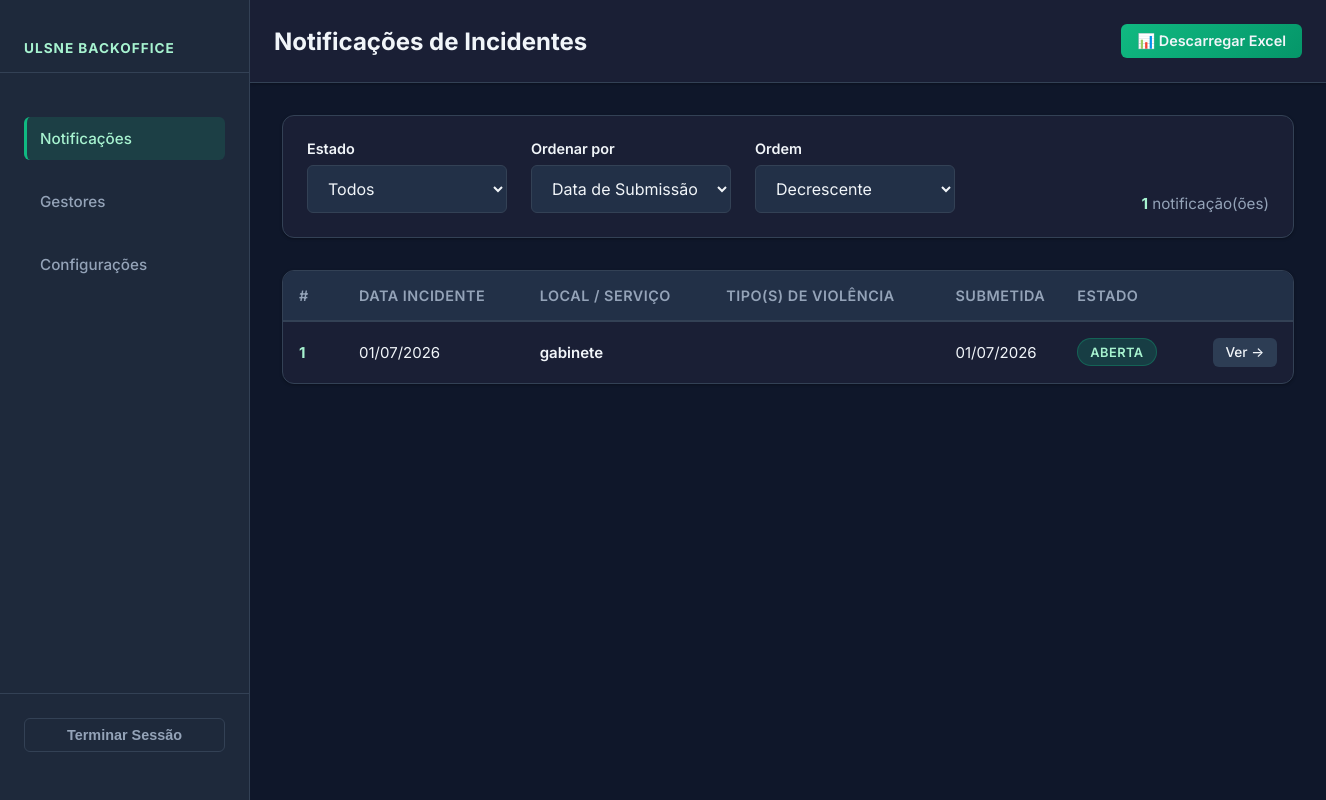
The page /admin/notificacoes (signed in) on the database as committed earlier.
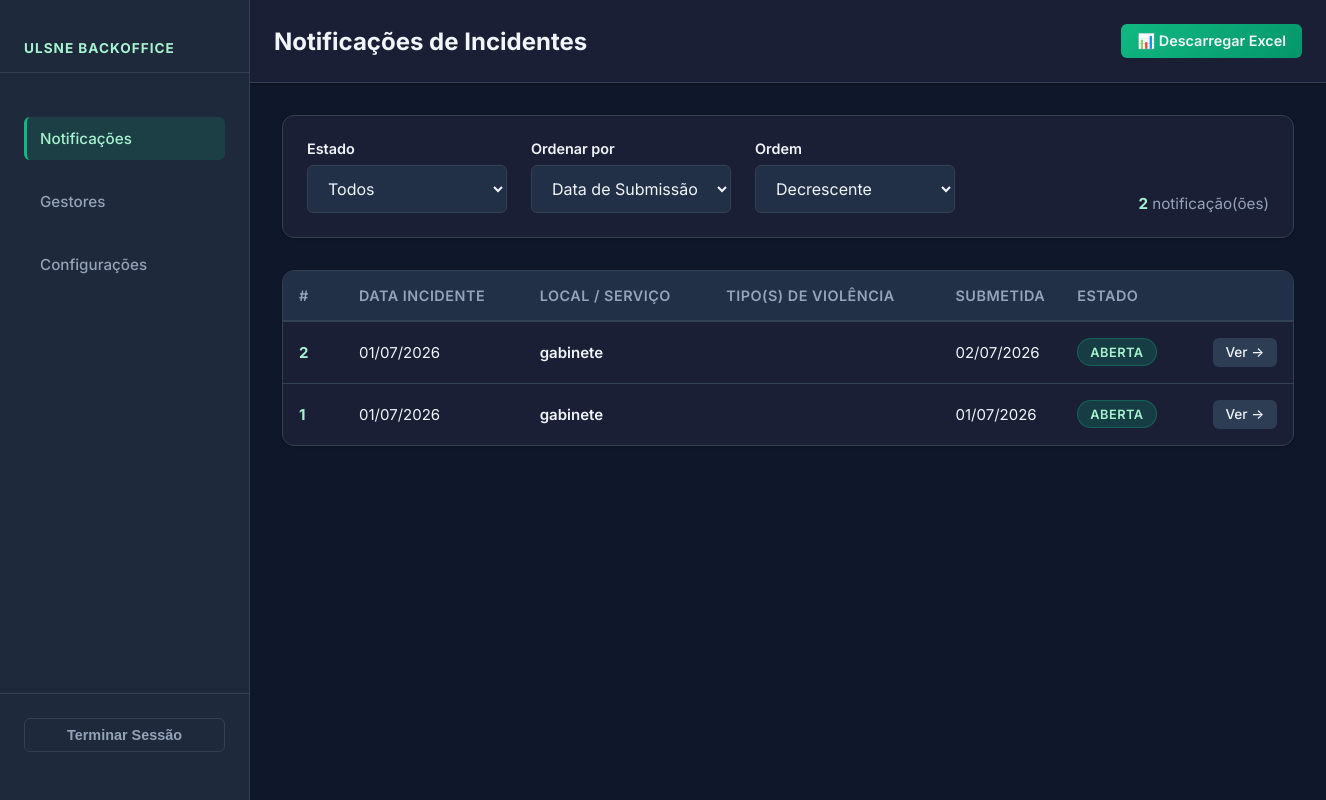
The same page on the database as committed later.
### app/models.py (models this page shows, shortened)
class Notification(db.Model):
    __tablename__ = 'notifications'
    id = db.Column(db.Integer, primary_key=True)
    token = db.Column(db.String(36), unique=True, nullable=False, default=lambda: str(uuid.uuid4()))
    status = db.Column(db.String(20), nullable=False, default=STATUS_ABERTA)
    unidade_local = db.Column(db.String(200), nullable=False)
    servico = db.Column(db.String(200), nullable=True)
    quem_notifica = db.Column(db.String(50), nullable=False)  # 'proprio', 'outro'
    quem_notifica_outro = db.Column(db.String(200), nullable=True)
    eh_anonimo = db.Column(db.Boolean, default=True)
    nome_notificante = db.Column(db.String(200), nullable=True)
    contacto_notificante = db.Column(db.String(200), nullable=True)
    data_notificacao = db.Column(db.Date, nullable=False)
    data_incidente = db.Column(db.DateTime, nullable=False)
    local_incidente = db.Column(db.String(50), nullable=False)
    local_incidente_outro = db.Column(db.String(200), nullable=True)
    tipos_incidente = db.Column(db.String(500), nullable=False)  # CSV
    tipos_incidente_outro = db.Column(db.String(200), nullable=True)
    tipo_vitima = db.Column(db.String(50), nullable=False)
    categoria_profissional = db.Column(db.String(50), nullable=True)
    nome_vitima = db.Column(db.String(200), nullable=True)
    tipo_agressor = db.Column(db.String(50), nullable=False)
    numero_agressores = db.Column(db.Integer, nullable=True)
    identidade_conhecida = db.Column(db.String(50), nullable=True)  # 'sim', 'nao'
    nome_agressor = db.Column(db.String(200), nullable=True)
    danos_fisicos = db.Column(db.String(50), nullable=True)  # 'sim', 'nao', 'desconhecido'
    impacto_psicologico = db.Column(db.String(50), nullable=True)
    assistencia_medica = db.Column(db.String(50), nullable=True)
    intervencao_autoridades = db.Column(db.String(50), nullable=True)
    quem_foi_informado = db.Column(db.String(500), nullable=True)  # CSV
    quem_informado_outro = db.Column(db.String(200), nullable=True)
    medidas_aplicadas = db.Column(db.String(500), nullable=True)  # CSV
    medidas_outro = db.Column(db.String(200), nullable=True)
    existem_testemunhas = db.Column(db.String(50), nullable=True)
    descricao_testemunhas = db.Column(db.Text, nullable=True)
    descricao = db.Column(db.Text, nullable=False)
    risco_repeticao = db.Column(db.String(50), nullable=True)  # 'sim', 'nao', 'nao_sei'
    agressor_contacto = db.Column(db.String(50), nullable=True)
    created_at = db.Column(db.DateTime, default=datetime.utcnow)
    updated_at = db.Column(db.DateTime, default=datetime.utcnow, onupdate=datetime.utcnow)
    comments = db.relationship('Comment', backref='notification', lazy=True, order_by='Comment.created_at')
    @property
    def status_label(self):
        return STATUS_LABELS.get(self.status, self.status)

### app/routes/backoffice.py (the view)
@bp.route('/notificacoes')
@login_required
def notifications():
    status_filter = request.args.get('status', '')
    sort = request.args.get('sort', 'created_at')
    order = request.args.get('order', 'desc')
    query = Notification.query
    if status_filter:
        query = query.filter_by(status=status_filter)
    col = getattr(Notification, sort, Notification.created_at)
    if order == 'asc':
        query = query.order_by(col.asc())
    else:
        query = query.order_by(col.desc())
    notifications = query.all()
    return render_template(
        'admin/notifications.html',
        notifications=notifications,
        status_filter=status_filter,
        sort=sort,
        order=order,
        status_labels=STATUS_LABELS,
    )

### app/__init__.py (called while the page is built)
@login_manager.user_loader
def load_user(user_id):
    return User.query.get(int(user_id))

def create_app():
    app = Flask(__name__, instance_relative_config=True)
    app.config.from_object(Config)
    db.init_app(app)
    login_manager.init_app(app)
    csrf.init_app(app)
    from .routes.public import bp as public_bp
    from .routes.auth import bp as auth_bp
    from .routes.backoffice import bp as backoffice_bp
    from .routes.users import bp as users_bp
    from .routes.settings import bp as settings_bp
    app.register_blueprint(public_bp)
    app.register_blueprint(auth_bp)
    app.register_blueprint(backoffice_bp)
    app.register_blueprint(users_bp)
    app.register_blueprint(settings_bp)
    from datetime import datetime
    @app.context_processor
    def inject_now():
        return {'now': datetime.utcnow()}
    with app.app_context():
        db.create_all()
        _seed_admin()
    return app

### app/templates/admin/notifications.html (shortened to what this page needs)
{% extends "admin/base_admin.html" %}
{% block topbar %}
  <h2 class="topbar-title">Notificações de Incidentes</h2>
  <div class="topbar-actions">
    <a href="{{ url_for('backoffice.export_excel', status=status_filter) }}" class="btn btn-primary btn-sm" title="Exportar para Excel">
      📊 Descarregar Excel
    </a>
  </div>
{% endblock %}
{% block content %}
<div class="toolbar">
  <form method="GET" class="filter-form">
    <div class="filter-group">
      <label>Estado</label>
      <select name="status" class="form-control select" onchange="this.form.submit()">
        <option value="">Todos</option>
      </select>
    </div>
    <div class="filter-group">
      <label>Ordenar por</label>
      <select name="sort" class="form-control select" onchange="this.form.submit()">
        <option value="created_at" {% if sort == 'created_at' %}selected{% endif %}>Data de Submissão</option>
      </select>
    </div>
    <div class="filter-group">
      <label>Ordem</label>
      <select name="order" class="form-control select" onchange="this.form.submit()">
        <option value="desc" {% if order == 'desc' %}selected{% endif %}>Decrescente</option>
      </select>
    </div>
  </form>
  <div class="toolbar-count">
    <strong>{{ notifications | length }}</strong> notificação(ões)
  </div>
</div>
{% if notifications %}
<div class="table-wrapper">
  <table class="data-table">
    <thead>
      <tr>
        <th>#</th>
        <th>Data Incidente</th>
        <th>Local / Serviço</th>
        <th>Tipo(s) de Violência</th>
        <th>Submetida</th>
        <th>Estado</th>
        <th></th>
      </tr>
    </thead>
    <tbody>
      {% for n in notifications %}
      <tr class="table-row" onclick="window.location='{{ url_for('backoffice.notification_detail', notif_id=n.id) }}'">
        <td class="col-id">{{ n.id }}</td>
        <td>{{ n.data_incidente.strftime('%d/%m/%Y') }}</td>
        <td>
          <span class="local-main">{{ n.local_incidente }}</span>
        </td>
        <td>
        </td>
        <td class="col-date">{{ n.created_at.strftime('%d/%m/%Y') }}</td>
        <td><span class="badge badge-{{ n.status }}">{{ n.status_label }}</span></td>
        <td class="col-action">
          <a href="{{ url_for('backoffice.notification_detail', notif_id=n.id) }}" class="btn-table-action" onclick="event.stopPropagation()">Ver →</a>
        </td>
      </tr>
      {% endfor %}
    </tbody>
  </table>
</div>
{% endif %}
{% endblock %}

### app/templates/admin/base_admin.html (shortened to what this page needs)
<!DOCTYPE html>
<html lang="pt">
<head>
  <link rel="stylesheet" href="{{ url_for('static', filename='css/admin.css') }}">
</head>
<body class="admin-layout">
  <aside class="sidebar">
    <div class="sidebar-brand">
      <div class="sidebar-brand-text">ULSNE Backoffice</div>
    </div>
    <nav class="sidebar-nav">
      <li class="sidebar-nav-item">
        <a href="{{ url_for('backoffice.notifications') }}" class="sidebar-nav-link {% if request.blueprint == 'backoffice' %}active{% endif %}">
          Notificações
        </a>
      </li>
      <li class="sidebar-nav-item">
        <a href="{{ url_for('users.list_users') }}" class="sidebar-nav-link {% if request.blueprint == 'users' %}active{% endif %}">
          Gestores
        </a>
      </li>
      <li class="sidebar-nav-item">
        <a href="{{ url_for('settings.smtp') }}" class="sidebar-nav-link {% if request.blueprint == 'settings' %}active{% endif %}">
          Configurações
        </a>
      </li>
    </nav>
    <div class="sidebar-logout">
      <form method="POST" action="{{ url_for('auth.logout') }}">
        <button type="submit" class="btn btn-ghost btn-sm" style="width: 100%;">
          Terminar Sessão
        </button>
      </form>
    </div>
  </aside>
  <div class="admin-content">
    <div class="topbar">
      {% block topbar %}{% endblock %}
    </div>
    <main class="admin-view">
      {% block content %}{% endblock %}
    </main>
  </div>
</body>
</html>

Rows that differ between the two databases and show on the page:
added Notification: id "2", data_incidente "01/07/2026", local_incidente "gabinete", created_at "02/07/2026", status_label "ABERTA"
Other text that changed with them:
{{ notifications | length }}: "1" → "2"
